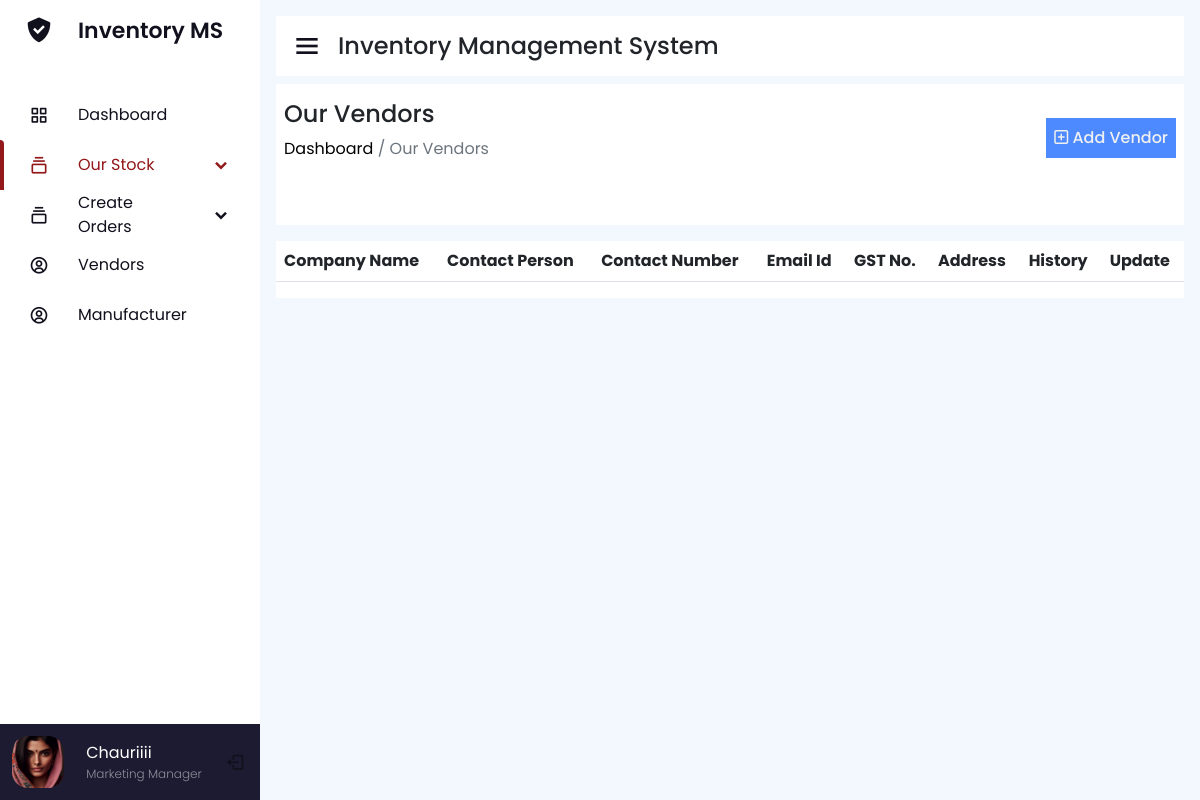
The app's page /our-vendors/, older data.
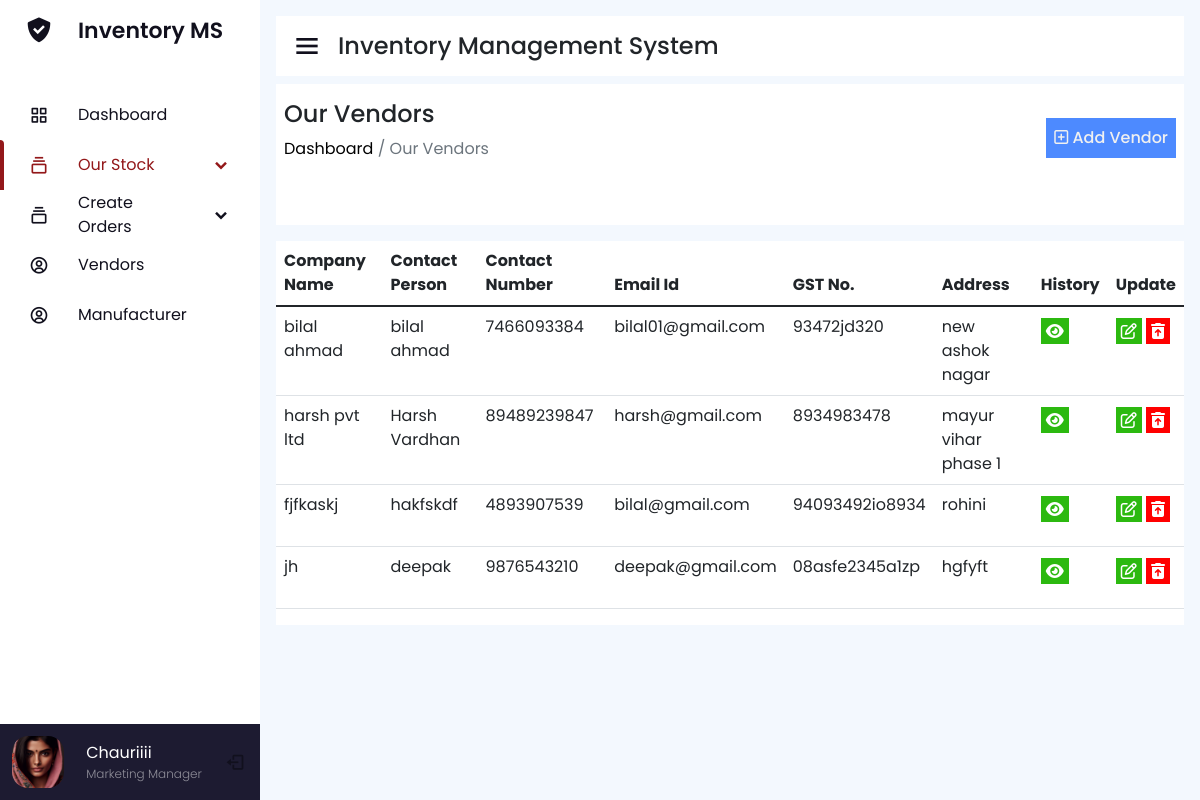
The same page, newer data.
### home/models/add_vendor.py (models this page shows, shortened)
class AddVendor(models.Model):
    vendor_name=models.CharField(max_length=254,null=True,blank=True)
    vendor_phone=models.CharField(max_length=30,null=True,blank=True)
    contact_person=models.CharField(max_length=100,null=True,blank=True)
    vendor_email=models.EmailField(max_length=200,null=True,blank=True)
    vendor_gst=models.CharField(max_length=100,null=True,blank=True)
    vendor_address=models.CharField(max_length=300,null=True,blank=True)

### home/views/our_vendors.py (the view)
# urls.py: path('our-vendors/',our_vendors.ourVendors_view),
def ourVendors_view(request):
    all_vendors=add_vendor.AddVendor.objects.all()
    return render(request,"our-vendors.html",{"all_vendors":all_vendors})

### home/templates/our-vendors.html (shortened to what this page needs)
<!DOCTYPE html>
<html lang="en">
<head>
    {% include "header-links.html" %}
</head>
<body>
    {% include "header.html" %}
    <section class="nav-section p-3">
        {% include "section-head.html" %}
        <div class="breadcum">
            <div class="flex">
                <div>
                    <h2>Our Vendors</h2>
                    <p> <a href="/">  Dashboard</a> / Our Vendors</p>
                </div>
                <div class="add-btn p-2">
                    <a href="/add-vendor"><i class="fa-regular fa-square-plus"></i> Add Vendor</a>
                </div>
            </div>
        </div>
        <div class="overflow-auto editable-table" style="background: white;">
            <div class="row">
                <div class="col-md-12">
                    <table class="table large-table">
                        <thead>
                          <tr>
                              <th scope="col">Company Name</th>
                              <th scope="col">Contact Person</th>
                              <th scope="col">Contact Number</th>
                              <th scope="col">Email Id</th>
                              <th scope="col">GST No.</th>
                              <th scope="col">Address</th>
                              <th scope="col">History</th>
                            <th scope="col">Update</th>
                          </tr>
                        </thead>
                        <tbody>
                        {% for vendor in all_vendors %}
                          <tr>
                            <td>{{vendor.vendor_name}}</td>
                            <td>{{vendor.contact_person}}</td>
                            <td>{{vendor.vendor_phone}}</td>
                            <td>{{vendor.vendor_email}}</td>
                            <td>{{vendor.vendor_gst}}</td>
                            <td>{{vendor.vendor_address}}</td>
                            <td><a href="/vendor-history/{{vendor.vendor_name}}" class="edit-invoice-btn"><i class="fa-solid fa-eye"></i></a></td>
                            <td>
                                <a href="/update-vendor/{{vendor.id}}"><i class="fa-regular fa-pen-to-square"></i></a>
                                <a href="/delete-vendor/{{vendor.id}}"><i class="fa-solid fa-trash-can-arrow-up"></i></a>
                            </td>
                          </tr>
                          {% endfor %}
                        </tbody>
                    </table>
                </div>
            </div>
        </div>
    </section>
</body>
</html>

Row changes from the older to the newer data that the page shows:
added AddVendor: vendor_name "bilal ahmad", contact_person "bilal ahmad", vendor_phone "7466093384", vendor_email "bilal01@gmail.com", vendor_gst "93472jd320", vendor_address "new ashok nagar"
added AddVendor: vendor_name "harsh pvt ltd", contact_person "Harsh Vardhan", vendor_phone "89489239847", vendor_email "harsh@gmail.com", vendor_gst "8934983478", vendor_address "mayur vihar phase 1"
added AddVendor: vendor_name "fjfkaskj", contact_person "hakfskdf", vendor_phone "4893907539", vendor_email "bilal@gmail.com", vendor_gst "94093492io8934", vendor_address "rohini"
added AddVendor: vendor_name "jh", contact_person "deepak", vendor_phone "9876543210", vendor_email "deepak@gmail.com", vendor_gst "08asfe2345a1zp", vendor_address "hgfyft"
